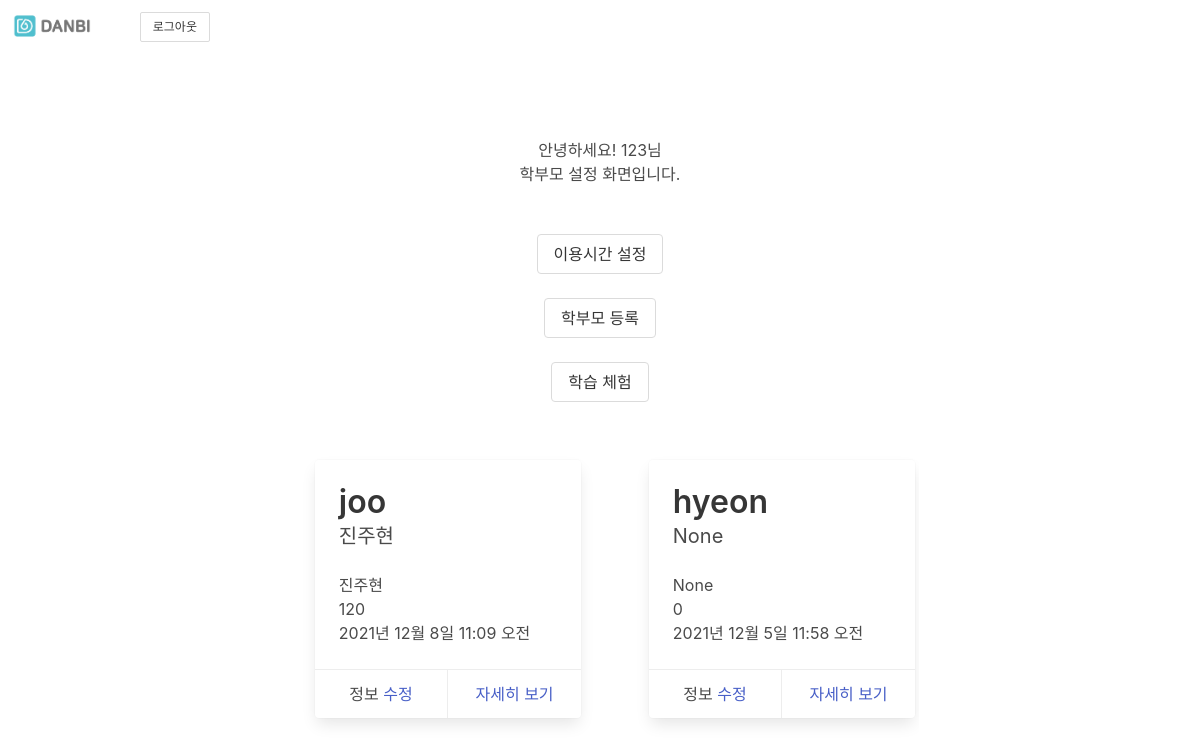
The app's page / (signed in), older data.
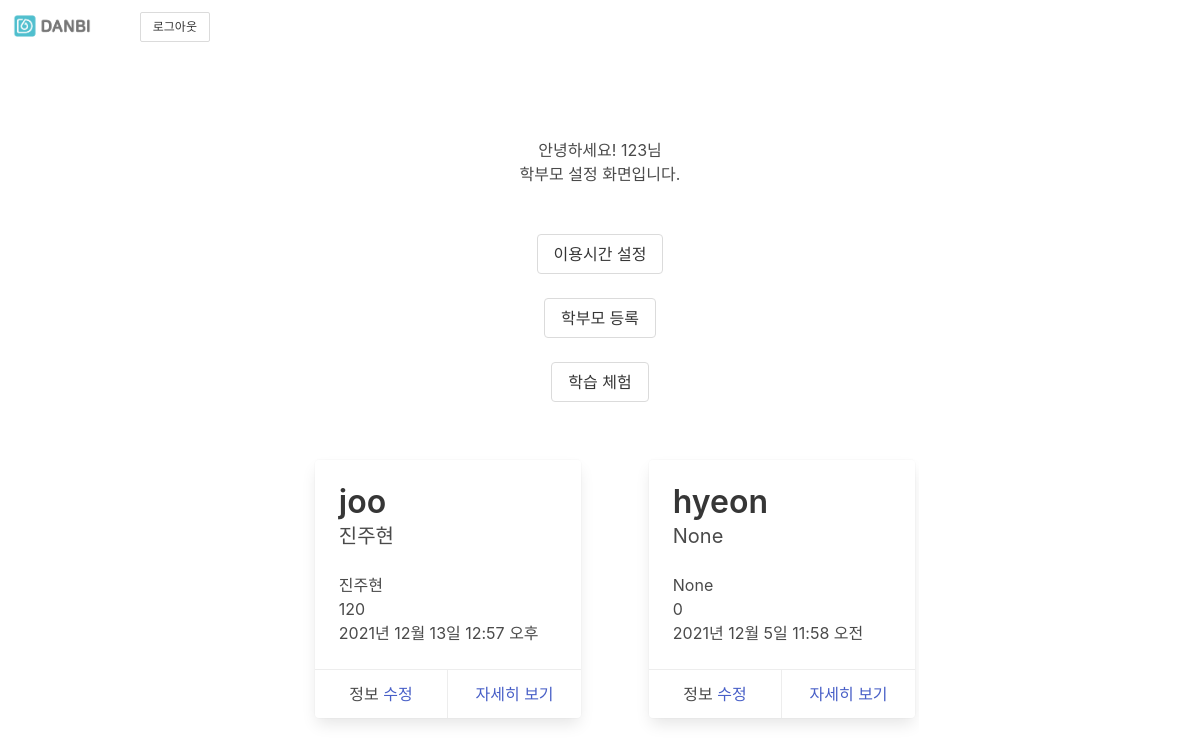
The same page, newer data.
### app_account/models.py (models this page shows)
class User(AbstractUser):
    parent = models.BooleanField(default=False)
    phone = models.CharField(null=True, max_length=12)
    name = models.CharField(max_length=15, null = True)
    birthday = models.DateField(null=True)
    school = models.CharField(max_length=15, null = True)
    gender_table = [
        (1, "남"),
        (2, "여"),
        (3, "응답하지 않음")
    ]
    gender = models.IntegerField(choices=gender_table, default=None, null=True)
    grade_table = [
        (1, "초등3"),
        (2, "초등4"),
        (3, "초등5"),
        (4, "초등6"),
        (5, "중등1"),
        (6, "중등2"),
        (7, "중등3"),
    ]
    grade = models.IntegerField(choices=grade_table, default=None, null=True)
    identification = models.CharField(max_length=30, null=True) #parents PK
    router = models.CharField(null=True, max_length=30)
    get_time = models.IntegerField(default=0)
    dt_created = models.DateTimeField(auto_now_add=True)
    dt_updated = models.DateTimeField(auto_now=True)

### app_account/views.py (the view)
# urls.py: path('', views.index_view, name='index'),
@login_required
def index_view(request):
    user_data = User.objects.get(id=request.user.id)
    try:
        router_user = User.objects.filter(router=user_data.router)
        children = router_user.filter(parent=False)
        router = Router.objects.get(router_id=user_data.router)
    except:
        return redirect('agreement')
    request.session['parent'] = user_data.parent
    request.session['router'] = user_data.router
    context = {
        'data': request.session['parent'],
        'user': user_data,
        'children': children,
        'router': router,
    }
    return render(request, 'app_account/index.html', context)

### app_account/templates/app_account/index.html (shortened to what this page needs)
{% extends "base.html" %}
{% load static %}
{% load widget_tweaks %}
{% block contents %}
{% if user.parent %}
<div class="section">
    <div class="column">
        <div class="column">
            <div class="column" style="text-align: center;">
                <p class="text is-center">안녕하세요! {{ user.name }}님</p>
                <p class="text is-center">학부모 설정 화면입니다.</p>
            </div>
        </div>
        <div class="column">
            <div class="column" style="text-align: center;">
                <a class='button' href="{% url 'router' user.router %}">이용시간 설정</a>
            </div>
        </div>
        <div class="columns">
            <div class="column " style="text-align: center;">
                <a class="button" href="{% url 'add_parents' %}">학부모 등록</a>
            </div>
        </div>
    </div>
    <div class="column" style="text-align: center;">
        <a class="button"  href="{% url 'game' %}">학습 체험</a>
    </div>
    <br>
    <div class="columns is-mobile" style="overflow-x: scroll" >
        {% if children.count < 1 %}
            <div class="column" >
                <div class="card">
                    <div class="card-content">
                        <p class="title">
                            "등록된 학생이 없습니다."
                        </p>
                        {% comment %}
                        <p class="subtitle">
                          Jeff Atwood
                        </p>
                        {% endcomment %}
                    </div>
                </div>
            </div>
        {% else %}
            {% for datum in children %}
                <div class="column">
                    <div class="column" style="margin: 5px; max-width: 500px; min-width: 300px">
                        <div class="card" style="margin: 5px;">
                            <div class="card-content">
                                <p class="title">
                                  {{ datum }}
                                </p>
                                <p class="subtitle">
                                    {{ datum.name }}
                                </p>
                            <ul>
                                <li>{{ datum.name }}</li>
                                <li>{{ datum.get_time }}</li>
                                <li>{{ datum.dt_updated }}</li>
                            </ul>
                            </div>
                            <footer class="card-footer">
                            <p class="card-footer-item">
                              <span>
                                정보 <a href="{% url 'additional' datum.id%}">수정</a>
                              </span>
                            </p>
                            <p class="card-footer-item">
                              <span>
                                <a href="{% url 'report' user.id %}">자세히 보기</a>
                              </span>
                            </p>
                            </footer>
                        </div>
                    </div>
                </div>
            {% endfor %}
        {% endif %}
    </div>
</div>
{% endif %}
{% endblock %}

Row changes from the older to the newer data that the page shows:
changed User "joo": dt_updated "2021년 12월 8일 11:09 오전" → "2021년 12월 13일 12:57 오후"
